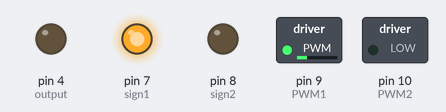
Bench run of a sketch on a simulated Arduino Uno, built with avr-gcc and run on an emulated ATmega328P. Shown: switched loads named in the sketch (green lamp = pin HIGH), output pins drawn as LEDs (lit = HIGH).

Above: at 0.1 s.
Timing chart, 0 to 1.6 s (numbered marks = the images above):
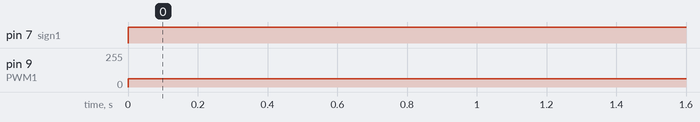

Measured:
- by itself, pin 7 (sign1): LOW → HIGH at 0.00 s
- by itself, pin 9 (PWM1): 0/255 → 63/255 at 0.00 s

The sketch:

MotorDrive.ino
```cpp
//Motor Driver Mini Project - 4.3
// Sam Leonard
// 2/15/23

//Pin outs:
int PWM1=9; //PWM for 1 (speed)
int PWM2=10;
int sign1=7;//determines direction of rotation for 1
int sign2=8;

//need new name
int output =4;
int input =12;


void setup() {
  // put your setup code here, to run once:
  pinMode(PWM1,OUTPUT); //Use analog write with PWMs
  pinMode(PWM2,OUTPUT);
  pinMode(sign1,OUTPUT);
  pinMode(sign2,OUTPUT);
  pinMode(output,OUTPUT);
  pinMode(input,INPUT_PULLUP);
}

void loop() {
  // put your main code here, to run repeatedly:
  digitalWrite(sign1,1); //move in 1 direction
  analogWrite(PWM1,63); //25% on

}
```
